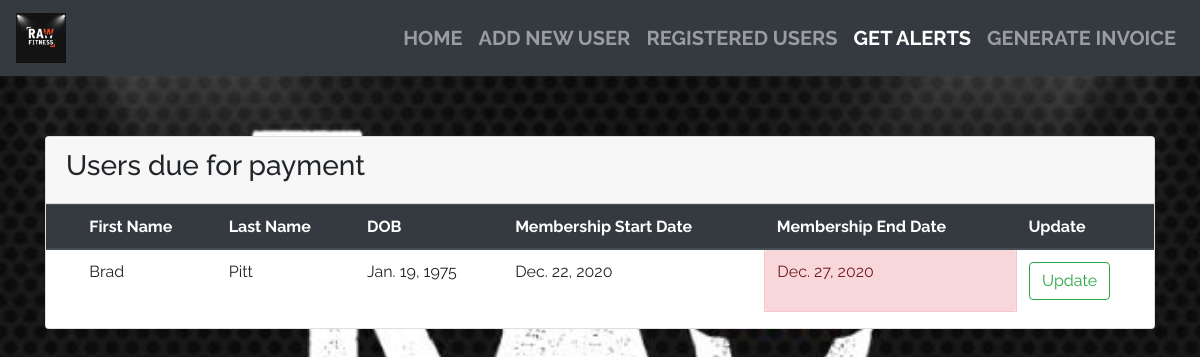
/get_alerts, run on the app's committed database.
### fitness/models.py (models this page shows, shortened)
class AddUsers(models.Model):
	first_name = models.CharField(max_length=300)
	last_name = models.CharField(max_length=300)
	date_of_birth = models.DateField()
	age = models.IntegerField(max_length=2)
	sex = models.CharField(max_length=10)
	height = models.CharField(max_length=20)
	weight = models.CharField(max_length=20)
	full_address = models.TextField(max_length=None)
	phone_number = models.CharField(max_length=20)
	alternate_phone = models.CharField(max_length=20)
	membership_start_date = models.DateField(default=timezone.now)
	membership_end_date = models.DateField(default=timezone.now)
	blood_group =  models.CharField(max_length=20)
	medical_history =  models.CharField(max_length=300)

### fitness/views.py (the view)
# urls.py: path('get_alerts',views.get_alerts,name='get_alerts'),
def get_alerts(request):
	before_5_days = timezone.now().date() + timedelta(days=5)
	posts = AddUsers.objects.filter(Q(membership_end_date = before_5_days)).order_by('membership_start_date')
	context = {
        'posts': posts,
		'get_alerts':'active',
    }
	return render(request,'alerts.html',context)

### assets/templates/alerts.html
{% extends "base.html" %}
{% load widget_tweaks %}
{% block content %}
<div class="container">
  <div class="card">
  <div class="card-header">
    <h3>Users due for payment</h3>
  </div>
  <div class="table-responsive">
    <table class="table">
      <thead  class="thead-dark">
        <tr>
          <th scope="row"></th>
          <th scope="col">First Name</th>
          <th scope="col">Last Name</th>
          <th scope="col">DOB</th>
          <th scope="col">Membership Start Date</th>
          <th scope="col">Membership End Date</th>
          <th scope="col">Update</th>
        </tr>
      </thead>
      <tbody>
        {% for post in posts %}
        <tr>
          <th scope="row"></th>
          <td>{{post.first_name}}</td>
          <td>{{post.last_name}}</td>
          <td>{{post.date_of_birth }}</td>
          <td>{{post.membership_start_date}}</td>
            <td class="alert alert-danger">{{post.membership_end_date}}</td>
            {% if post.id  %}
                <td><a class="btn btn-outline-success" href="{% url 'update' pk=post.id %}">Update</a></td>
            {% endif %}
        {% endfor %}
        </tr>
      </tbody>
    </table>
</div>
</div>
</div>
{% endblock %}

### assets/static/css/styles.css (style rules this page uses)
body { font-family: 'Raleway'; font-size: 20px; font-weight: bold; background-image: url('/static/images/logo.jpg'); background-repeat: no-repeat; background-size: cover; background-position: center; }
h1, h2, h3, h4,h5,h6 { font-family: 'Raleway'; }

### data on the page
AddUsers: first_name "Brad", last_name "Pitt", date_of_birth "Jan. 19, 1975", membership_start_date "Dec. 22, 2020", membership_end_date "Dec. 27, 2020", shows "Update"
